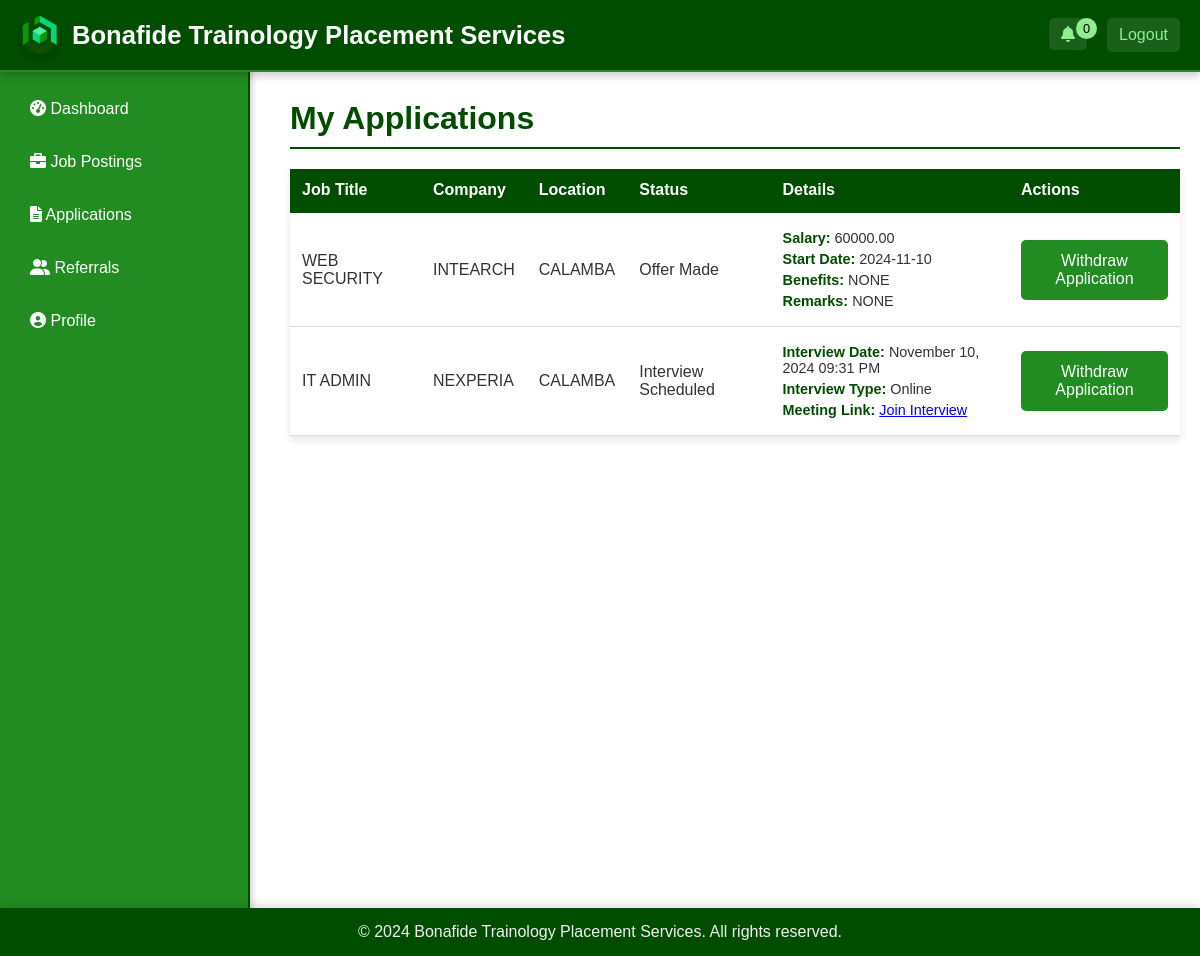
The app's page /applicant/application.php (signed in) with its own data.
### tables this page shows
CREATE TABLE `applications` (
  `application_id` int(11) NOT NULL,
  `job_id` int(11) NOT NULL,
  `profile_id` int(11) NOT NULL,
  `resume` varchar(255) DEFAULT NULL,
  `application_status` enum('APPLIED','SCREENING','INTERVIEW','OFFERED','DEPLOYED','REJECTED','WITHDRAWN') NOT NULL,
  `rejection_reason` text DEFAULT NULL,
  `referral_source` enum('referral_applicants','social_media_applicants','career_site_applicants') DEFAULT 'career_site_applicants',
  `recruiter_id` int(11) NOT NULL
);

CREATE TABLE `job_postings` (
  `job_id` int(11) NOT NULL,
  `job_title` varchar(100) NOT NULL,
  `company` varchar(255) NOT NULL,
  `location` varchar(255) DEFAULT NULL,
  `min_salary` decimal(10,2) DEFAULT NULL,
  `max_salary` decimal(10,2) DEFAULT NULL,
  `description` text DEFAULT NULL,
  `openings` int(11) DEFAULT NULL,
  `created_by` int(11) DEFAULT NULL,
  `deadline` date NOT NULL,
  `status` enum('DRAFT','ACTIVE','ARCHIVED') DEFAULT 'DRAFT',
  `filled_date` datetime DEFAULT NULL,
  `created_at` datetime NOT NULL DEFAULT current_timestamp(),
  `has_questionnaire` tinyint(1) DEFAULT 0
);

CREATE TABLE `tbl_offer_details` (
  `offer_id` int(11) NOT NULL,
  `job_id` int(11) NOT NULL,
  `salary` decimal(10,2) NOT NULL,
  `start_date` date NOT NULL,
  `benefits` varchar(255) DEFAULT NULL,
  `remarks` varchar(255) DEFAULT NULL
);

### applicant/application.php (the view, shortened to what this page needs)
<?php
include 'sidebar.php';
include 'header.php';
$user_id = $_SESSION['user_id'];
$highlightedApplicationId = isset($_GET['application_id']) ? $_GET['application_id'] : null;
$applications_sql = "
    SELECT a.application_id, a.application_status, a.rejection_reason, a.resume,
           j.job_title, j.company, j.location,
           i.interview_date, i.interview_type, i.meet_link,
           a.job_id
    FROM applications a
    JOIN job_postings j ON a.job_id = j.job_id
    LEFT JOIN (
        SELECT application_id, interview_date, interview_type, meet_link
        FROM tbl_interview
        WHERE (application_id, interview_date) IN (
            SELECT application_id, MAX(interview_date)
            FROM tbl_interview
            GROUP BY application_id
        )
    ) i ON a.application_id = i.application_id
    WHERE a.profile_id = (SELECT profile_id FROM profiles WHERE user_id = ?)
    AND a.application_status != 'WITHDRAWN'
    ORDER BY a.application_id DESC
";
$applications_stmt = $conn->prepare($applications_sql);
$applications_stmt->bind_param('i', $user_id);
$applications_stmt->execute();
$applications_result = $applications_stmt->get_result();
?>
<!DOCTYPE html>
<html lang="en">
<head>
    <link rel="stylesheet" href="applicant_styles.css">
</head>
<body class="application-main-content">
    <div class="application-container">
        <h1>My Applications</h1>
        <table>
            <thead>
                <tr>
                    <th>Job Title</th>
                    <th>Company</th>
                    <th>Location</th>
                    <th>Status</th>
                    <th>Details</th>
                    <th>Actions</th>
                </tr>
            </thead>
            <tbody>
                <?php if ($applications_result->num_rows > 0): ?>
                    <?php while ($application = $applications_result->fetch_assoc()): ?>
                        <tr id="application-<?php echo $application['application_id']; ?>" class="<?php echo ($application['application_id'] == $highlightedApplicationId) ? 'highlight-row' : ''; ?>">
                            <td><?php echo htmlspecialchars($application['job_title']); ?></td>
                            <td><?php echo htmlspecialchars($application['company']); ?></td>
                            <td><?php echo htmlspecialchars($application['location']); ?></td>
                            <td>
                                <?php
                                switch ($application['application_status']) {
                                    case 'INTERVIEW':
                                        echo 'Interview Scheduled';
                                        break;
                                    case 'OFFERED':
                                        echo 'Offer Made';
                                        break;
                                }
                                ?>
                            </td>
                            <td>
                                <?php if ($application['application_status'] == 'INTERVIEW'): ?>
                                    <p><strong>Interview Date:</strong> <?php echo date('F d, Y h:i A', strtotime($application['interview_date'])); ?></p>
                                    <p><strong>Interview Type:</strong> <?php echo htmlspecialchars($application['interview_type']); ?></p>
                                    <p><strong>Meeting Link:</strong> <a href="<?php echo htmlspecialchars($application['meet_link']); ?>" target="_blank">Join Interview</a></p>
                                <?php elseif ($application['application_status'] == 'REJECTED'): ?>
                                    <p><strong>Rejection Reason:</strong> <?php echo htmlspecialchars($application['rejection_reason']); ?></p>
                                <?php elseif ($application['application_status'] == 'OFFERED'): ?>
                                    <?php
                                    $offer_sql = "SELECT salary, start_date, benefits, remarks FROM tbl_offer_details WHERE job_id = ?";
                                    $offer_stmt = $conn->prepare($offer_sql);
                                    $offer_stmt->bind_param('i', $application['job_id']);
                                    $offer_stmt->execute();
                                    $offer_result = $offer_stmt->get_result();
                                    if ($offer_result && $offer_result->num_rows > 0):
                                        $offer = $offer_result->fetch_assoc();
                                    ?>
                                        <p><strong>Salary:</strong> <?php echo htmlspecialchars($offer['salary']); ?></p>
                                        <p><strong>Start Date:</strong> <?php echo htmlspecialchars($offer['start_date']); ?></p>
                                        <p><strong>Benefits:</strong> <?php echo htmlspecialchars($offer['benefits']); ?></p>
                                        <p><strong>Remarks:</strong> <?php echo htmlspecialchars($offer['remarks']); ?></p>
                                    <?php else: ?>
                                        <p>No offer details available.</p>
                                    <?php endif; ?>
                                <?php else: ?>
                                    <p>No additional details available.</p>
                                <?php endif; ?>
                            </td>
                            <td>
                                <?php if ($application['application_status'] != 'REJECTED' && $application['application_status'] != 'WITHDRAWN' && $application['application_status'] != 'DEPLOYED'): ?>
                                    <form action="withdraw_application.php" method="GET" onsubmit="return confirm('Are you sure you want to withdraw this application?');">
                                        <button type="submit">Withdraw Application</button>
                                    </form>
                                <?php endif; ?>
                            </td>
                        </tr>
                    <?php endwhile; ?>
                <?php else: ?>
                    <tr>
                        <td colspan="6">No applications found.</td>
                    </tr>
                <?php endif; ?>
            </tbody>
        </table>
    </div>
    <div style="height: 500px;"></div>
</body>
<?php include 'footer.php'; ?>
</html>

### applicant/applicant_styles.css (style rules this page uses)
* { margin: 0; padding: 0; box-sizing: border-box; font-family: Arial, sans-serif; }
body { display: flex; flex-direction: column; background-color: #f0f4f7; color: #333; }
html, body { margin: 0; padding: 0; display: flex; flex-direction: column; min-height: 100vh; font-family: Arial, sans-serif; }
.application-main-content { margin-top: 80px; margin-left: 270px; padding: 20px; background-color: transparent; }
.application-container { max-width: 2500px; background-color: #ffffff; border-radius: 8px; }
.application-container h1 { color: #004d00; font-size: 2em; margin-bottom: 20px; border-bottom: 2px solid #004d00; padding-bottom: 10px; }
.application-container table { width: 100%; border-collapse: collapse; margin-top: 20px; background-color: white; box-shadow: 0 4px 8px rgba(0, 0, 0, 0.1); }
.application-container th { background-color: #004d00; color: white; font-weight: bold; padding: 12px; text-align: left; border-bottom: 2px solid #004d00; }
.application-container tbody tr { background-color: white; color: #333; transition: background-color 0.3s ease; }
.application-container tbody tr td { padding: 12px; text-align: left; border-bottom: 1px solid #ddd; font-size: 1em; }
.application-container tbody tr:nth-child(even), .application-container tbody tr:nth-child(odd) { background-color: white; }
.application-container td p { margin: 5px 0; font-size: 0.9em; }
.application-container td p strong { color: #004d00; }
.application-container button { background-color: #d9534f; color: white; padding: 8px 12px; border: none; border-radius: 5px; cursor: pointer; transition: background-color 0.3s; }
button[type="submit"] { width: 100%; padding: 12px; background-color: #228B22; color: white; border: none; border-radius: 5px; font-size: 1em; cursor: pointer; transition: background-color 0.3s; }

### records on screen
applications: job.job_title "WEB SECURITY", job.company "INTEARCH", job.location "CALAMBA", application_status "Offer Made", tbl_offer_details.salary "60000.00", tbl_offer_details.start_date "2024-11-10", tbl_offer_details.benefits "NONE", tbl_offer_details.remarks "NONE"
applications: job.job_title "IT ADMIN", job.company "NEXPERIA", job.location "CALAMBA", application_status "Interview Scheduled", interview_date "November 10, 2024 09:31 PM", interview_type "Online"

### other values on screen
$unread_count "0"
